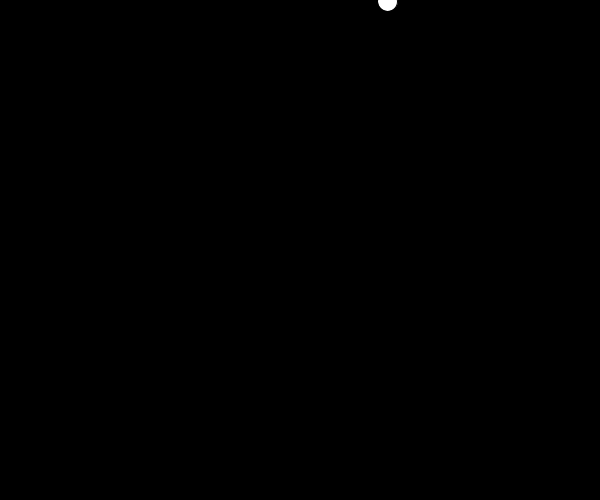
Frame 1 (no input)
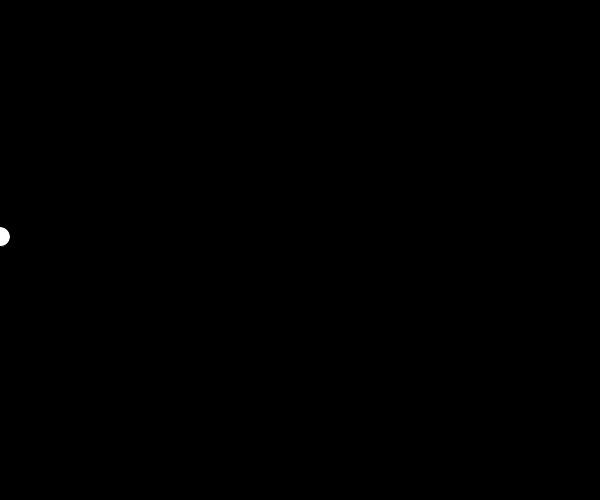
Frame 60 (the mouse pressed at the canvas centre just before this capture)
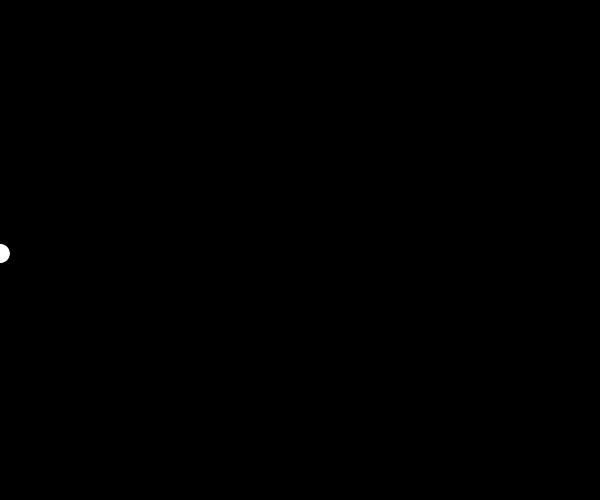
Frame 120 (the mouse held since frame 60 and released just before this capture)

The Processing sketch that drew these frames (run headless with seeded random() and noise(); from frame 60 on, the mouse is pressed at the canvas centre):

// Processing sketch: sketch_19_fisica_pelota_02
// ── sketch_19_fisica_pelota_02.pde
float velX=0;
float velY=1;
float acelY=0.1;
float posX;
float posY=1;
float rebote;
void setup() {
size (600,500);
background(0);
posX=random (width);
rebote=random (-10,10);
}

void draw() {
  background(0);
  ellipse (posX,posY,20,20);
  //velX=random(-5,5);
  posX=posX+velX;
  velY=(velY+acelY);
  posY=posY+velY;
  posX=posY*rebote;
  if (posY>height) { posY=height;}
  if (posY<0) {posY=0;}
  if (posY>=height || posY<=0) {
  velY=-velY;
  //acelY=-acelY;
  }
  if (posX>width) {
  posX=width;
  }
  if (posX<0) {
    posX=0;}
println (velY);
}
